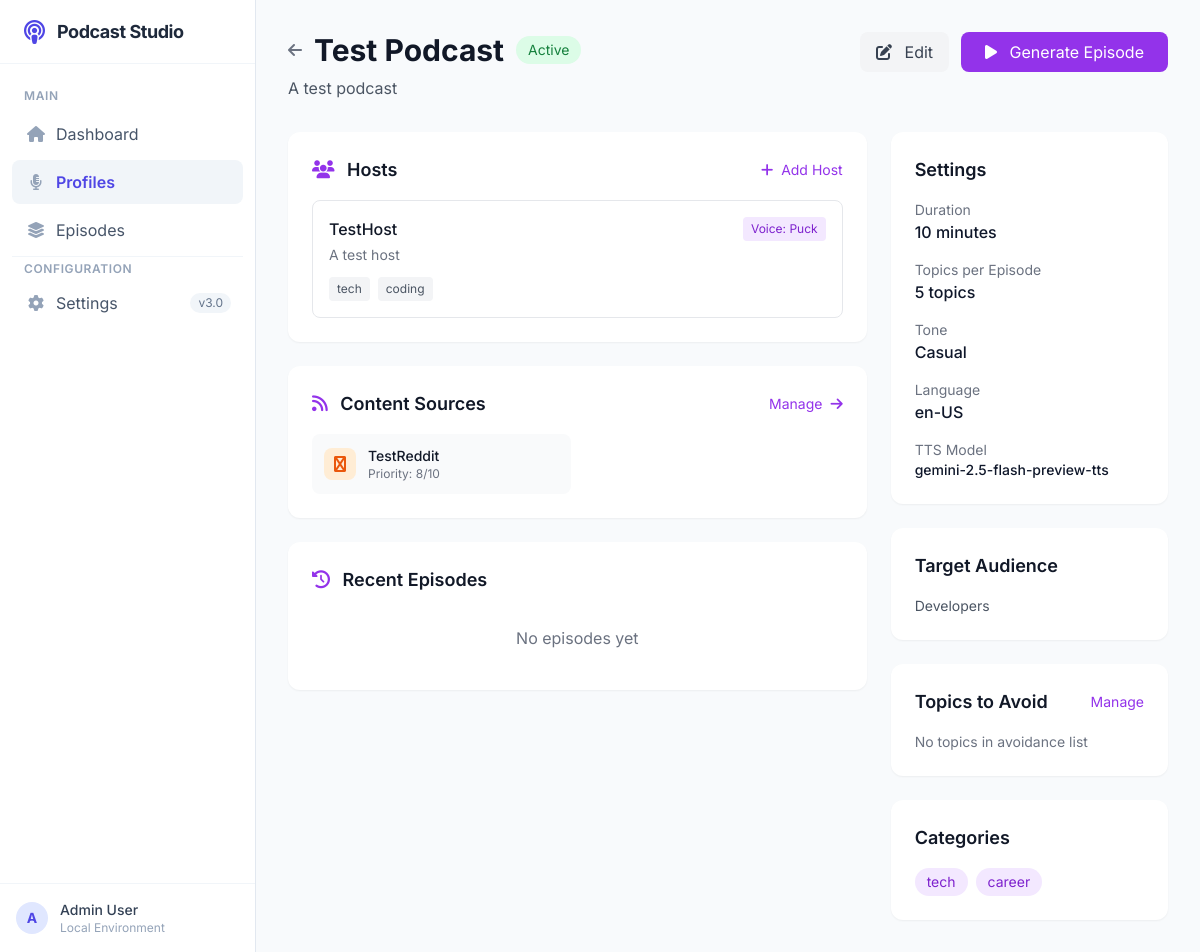
The page /profiles/2 on the database its author committed.
### webapp/models.py (models this page shows)
class PodcastProfile(Base):
    __tablename__ = 'podcast_profiles'
    id = Column(Integer, primary_key=True)
    name = Column(String(100), nullable=False, unique=True)
    description = Column(Text)
    target_audience = Column(Text)
    tone = Column(String(50), default='conversational')  # conversational, formal, casual, educational
    language = Column(String(10), default='en-US')
    target_duration_minutes = Column(Integer, default=10)
    topic_count = Column(Integer, default=5)
    categories = Column(JSON, default=list)  # List of categories to cover
    sources_config = Column(JSON, default=dict)  # Reddit subs, RSS feeds, etc.
    schedule_enabled = Column(Boolean, default=False)  # Whether scheduling is active
    schedule_cron = Column(String(50))  # Cron expression for scheduling
    schedule_hour = Column(Integer, default=6)  # Hour to generate (0-23)
    schedule_minute = Column(Integer, default=0)  # Minute to generate (0-59)
    schedule_days = Column(JSON, default=lambda: ['mon', 'tue', 'wed', 'thu', 'fri', 'sat', 'sun'])  # Days to run
    timezone = Column(String(50), default='America/New_York')
    last_scheduled_run = Column(DateTime)  # Track when last scheduled generation ran
    tts_model = Column(String(100), default='gemini-2.5-flash-preview-tts')
    is_active = Column(Boolean, default=True)
    created_at = Column(DateTime, default=datetime.utcnow)
    updated_at = Column(DateTime, default=datetime.utcnow, onupdate=datetime.utcnow)
    hosts = relationship('Host', back_populates='profile', cascade='all, delete-orphan')
    episodes = relationship('Episode', back_populates='profile', cascade='all, delete-orphan')
    avoided_topics = relationship('TopicAvoidance', back_populates='profile', cascade='all, delete-orphan')
    sources = relationship('ContentSource', back_populates='profile', cascade='all, delete-orphan')
    categories_rel = relationship('Category', secondary='profile_categories', back_populates='profiles')

class Host(Base):
    __tablename__ = 'hosts'
    id = Column(Integer, primary_key=True)
    profile_id = Column(Integer, ForeignKey('podcast_profiles.id'), nullable=False)
    name = Column(String(50), nullable=False)
    persona = Column(Text)  # Background, personality description
    voice_name = Column(String(50))  # TTS voice to use
    speaking_style = Column(Text)  # How they speak, their quirks
    expertise_areas = Column(JSON, default=list)  # What they know about
    created_at = Column(DateTime, default=datetime.utcnow)
    profile = relationship('PodcastProfile', back_populates='hosts')

class ContentSource(Base):
    __tablename__ = 'content_sources'
    id = Column(Integer, primary_key=True)
    profile_id = Column(Integer, ForeignKey('podcast_profiles.id'), nullable=False)
    name = Column(String(100), nullable=False)
    source_type = Column(String(50), nullable=False)  # reddit, rss, google_news, api
    config = Column(JSON, default=dict)  # URL, subreddit name, API key, etc.
    priority = Column(Integer, default=5)  # 1-10, higher = more important
    weight = Column(Float, default=1.0)  # Weight in content ranking
    categories = Column(JSON, default=list)
    is_active = Column(Boolean, default=True)
    last_fetched = Column(DateTime)
    created_at = Column(DateTime, default=datetime.utcnow)
    profile = relationship('PodcastProfile', back_populates='sources')

### webapp/app.py (the view)
@app.route('/profiles/<int:profile_id>')
def profile_detail(profile_id):
    db = get_db()
    try:
        profile = db.query(PodcastProfile).get(profile_id)
        if not profile:
            flash('Profile not found', 'error')
            return redirect(url_for('profiles_list'))
        episodes = db.query(Episode).filter_by(profile_id=profile_id).order_by(desc(Episode.date)).limit(20).all()
        avoided_topics = db.query(TopicAvoidance).filter_by(profile_id=profile_id, is_active=True).all()
        return render_template('profiles/detail.html',
            profile=profile,
            episodes=episodes,
            avoided_topics=avoided_topics
        )
    finally:
        db.close()

### webapp/app.py (called while the page is built)
def get_db():
    return Session()

### webapp/templates/profiles/detail.html (shortened to what this page needs)
{% extends "base.html" %}
{% block content %}
<div class="space-y-8">
    <div class="flex justify-between items-start">
        <div>
            <div class="flex items-center space-x-3">
                <a href="/profiles" class="text-gray-500 hover:text-gray-700">
                    <i class="fas fa-arrow-left"></i>
                </a>
                <h1 class="text-3xl font-bold text-gray-900">{{ profile.name }}</h1>
                <span class="px-3 py-1 text-sm rounded-full {% if profile.is_active %}bg-green-100 text-green-700{% else %}bg-gray-100 text-gray-600{% endif %}">
                    {{ 'Active' if profile.is_active else 'Inactive' }}
                </span>
            </div>
            <p class="text-gray-600 mt-2">{{ profile.description }}</p>
        </div>
        <div class="flex space-x-3">
            <a href="/profiles/{{ profile.id }}/edit" class="bg-gray-100 text-gray-700 px-4 py-2 rounded-lg hover:bg-gray-200 transition">
                <i class="fas fa-edit mr-2"></i> Edit
            </a>
            <a href="/profiles/{{ profile.id }}/generate" class="bg-purple-600 text-white px-6 py-2 rounded-lg hover:bg-purple-700 transition">
                <i class="fas fa-play mr-2"></i> Generate Episode
            </a>
        </div>
    </div>
    <div class="grid grid-cols-1 lg:grid-cols-3 gap-6">
        <div class="lg:col-span-2 space-y-6">
            <div class="bg-white rounded-xl shadow-sm p-6">
                <div class="flex justify-between items-center mb-4">
                    <h2 class="text-lg font-semibold text-gray-900">
                        <i class="fas fa-users mr-2 text-purple-600"></i> Hosts
                    </h2>
                    <a href="/profiles/{{ profile.id }}/hosts/new" class="text-purple-600 hover:text-purple-800 text-sm">
                        <i class="fas fa-plus mr-1"></i> Add Host
                    </a>
                </div>
                {% if profile.hosts %}
                <div class="space-y-4">
                    {% for host in profile.hosts %}
                    <div class="border border-gray-200 rounded-lg p-4">
                        <div class="flex items-start justify-between">
                            <div>
                                <h3 class="font-medium text-gray-900">{{ host.name }}</h3>
                                <p class="text-sm text-gray-500 mt-1">{{ host.persona[:100] }}{% if host.persona|length > 100 %}...{% endif %}</p>
                            </div>
                            <span class="px-2 py-1 text-xs bg-purple-100 text-purple-700 rounded">
                                Voice: {{ host.voice_name }}
                            </span>
                        </div>
                        {% if host.expertise_areas %}
                        <div class="mt-3 flex flex-wrap gap-2">
                            {% for area in host.expertise_areas %}
                            <span class="px-2 py-1 text-xs bg-gray-100 text-gray-600 rounded">{{ area }}</span>
                            {% endfor %}
                        </div>
                        {% endif %}
                    </div>
                    {% endfor %}
                </div>
                {% else %}
                <p class="text-gray-500 text-center py-4">No hosts configured</p>
                {% endif %}
            </div>
            <div class="bg-white rounded-xl shadow-sm p-6">
                <div class="flex justify-between items-center mb-4">
                    <h2 class="text-lg font-semibold text-gray-900">
                        <i class="fas fa-rss mr-2 text-purple-600"></i> Content Sources
                    </h2>
                    <a href="/profiles/{{ profile.id }}/sources" class="text-purple-600 hover:text-purple-800 text-sm">
                        Manage <i class="fas fa-arrow-right ml-1"></i>
                    </a>
                </div>
                {% if profile.sources %}
                <div class="grid grid-cols-2 gap-3">
                    {% for source in profile.sources[:6] %}
                    <div class="flex items-center space-x-3 p-3 bg-gray-50 rounded-lg">
                        <div class="w-8 h-8 rounded-lg flex items-center justify-center
                            {% if source.source_type == 'reddit' %}bg-orange-100 text-orange-600
                            {% elif source.source_type == 'rss' %}bg-blue-100 text-blue-600
                            {% elif source.source_type == 'google_news' %}bg-green-100 text-green-600
                            {% else %}bg-gray-100 text-gray-600{% endif %}">
                            <i class="fas {% if source.source_type == 'reddit' %}fa-reddit{% elif source.source_type == 'rss' %}fa-rss{% else %}fa-newspaper{% endif %}"></i>
                        </div>
                        <div>
                            <p class="text-sm font-medium text-gray-900">{{ source.name }}</p>
                            <p class="text-xs text-gray-500">Priority: {{ source.priority }}/10</p>
                        </div>
                    </div>
                    {% endfor %}
                </div>
                {% else %}
                <p class="text-gray-500 text-center py-4">No sources configured</p>
                {% endif %}
            </div>
            <div class="bg-white rounded-xl shadow-sm p-6">
                <div class="flex justify-between items-center mb-4">
                    <h2 class="text-lg font-semibold text-gray-900">
                        <i class="fas fa-history mr-2 text-purple-600"></i> Recent Episodes
                    </h2>
                </div>
                {% if episodes %}
                <div class="space-y-3">
                    {% for episode in episodes[:5] %}
                    <a href="/episodes/{{ episode.id }}" class="block p-4 border border-gray-200 rounded-lg hover:border-purple-300 transition">
                        <div class="flex justify-between items-start">
                            <div>
                                <h3 class="font-medium text-gray-900">{{ episode.title }}</h3>
                                <p class="text-sm text-gray-500">{{ episode.date.strftime('%B %d, %Y') }}</p>
                            </div>
                            <span class="text-sm text-gray-500">{{ (episode.duration_seconds or 0) // 60 }} min</span>
                        </div>
                        {% if episode.topics_covered %}
                        <div class="mt-2 flex flex-wrap gap-1">
                            {% for topic in episode.topics_covered[:3] %}
                            <span class="px-2 py-0.5 text-xs bg-gray-100 text-gray-600 rounded">{{ topic }}</span>
                            {% endfor %}
                        </div>
                        {% endif %}
                    </a>
                    {% endfor %}
                </div>
                {% else %}
                <p class="text-gray-500 text-center py-4">No episodes yet</p>
                {% endif %}
            </div>
        </div>
        <div class="space-y-6">
            <div class="bg-white rounded-xl shadow-sm p-6">
                <h2 class="text-lg font-semibold text-gray-900 mb-4">Settings</h2>
                <div class="space-y-4">
                    <div>
                        <p class="text-sm text-gray-500">Duration</p>
                        <p class="font-medium">{{ profile.target_duration_minutes }} minutes</p>
                    </div>
                    <div>
                        <p class="text-sm text-gray-500">Topics per Episode</p>
                        <p class="font-medium">{{ profile.topic_count }} topics</p>
                    </div>
                    <div>
                        <p class="text-sm text-gray-500">Tone</p>
                        <p class="font-medium capitalize">{{ profile.tone }}</p>
                    </div>
                    <div>
                        <p class="text-sm text-gray-500">Language</p>
                        <p class="font-medium">{{ profile.language }}</p>
                    </div>
                    <div>
                        <p class="text-sm text-gray-500">TTS Model</p>
                        <p class="font-medium text-sm">{{ profile.tts_model }}</p>
                    </div>
                </div>
            </div>
            <div class="bg-white rounded-xl shadow-sm p-6">
                <h2 class="text-lg font-semibold text-gray-900 mb-4">Target Audience</h2>
                <p class="text-gray-600 text-sm">{{ profile.target_audience or 'Not specified' }}</p>
            </div>
            <div class="bg-white rounded-xl shadow-sm p-6">
                <div class="flex justify-between items-center mb-4">
                    <h2 class="text-lg font-semibold text-gray-900">Topics to Avoid</h2>
                    <a href="/profiles/{{ profile.id }}/topics" class="text-purple-600 hover:text-purple-800 text-sm">
                        Manage
                    </a>
                </div>
                {% if avoided_topics %}
                <div class="space-y-2">
                    {% for topic in avoided_topics[:5] %}
                    <div class="flex items-center justify-between py-2 border-b border-gray-100 last:border-0">
                        <span class="text-sm text-gray-700">{{ topic.keyword }}</span>
                        <span class="text-xs px-2 py-0.5 rounded
                            {% if topic.avoidance_type == 'permanent' %}bg-red-100 text-red-600
                            {% else %}bg-amber-100 text-amber-600{% endif %}">
                            {{ topic.avoidance_type }}
                        </span>
                    </div>
                    {% endfor %}
                </div>
                {% else %}
                <p class="text-gray-500 text-sm">No topics in avoidance list</p>
                {% endif %}
            </div>
            <div class="bg-white rounded-xl shadow-sm p-6">
                <h2 class="text-lg font-semibold text-gray-900 mb-4">Categories</h2>
                <div class="flex flex-wrap gap-2">
                    {% for cat in profile.categories or [] %}
                    <span class="px-3 py-1 bg-purple-100 text-purple-700 rounded-full text-sm">{{ cat }}</span>
                    {% endfor %}
                </div>
            </div>
        </div>
    </div>
</div>
{% endblock %}

### webapp/templates/base.html (style rules this page uses)
body { font-family: 'Inter', sans-serif; }

### rows shown on the page
PodcastProfile: name "Test Podcast", is_active "Active", description "A test podcast", target_duration_minutes "10", topic_count "5", tone "Casual", language "en-US", tts_model "gemini-2.5-flash-preview-tts", target_audience "Developers"
Host: name "TestHost", persona "A test host", voice_name "Puck", expertise_areas "tech" "coding"
ContentSource: name "TestReddit", priority "8"

### other values the page prints
{{ cat }} "tech" "career"
